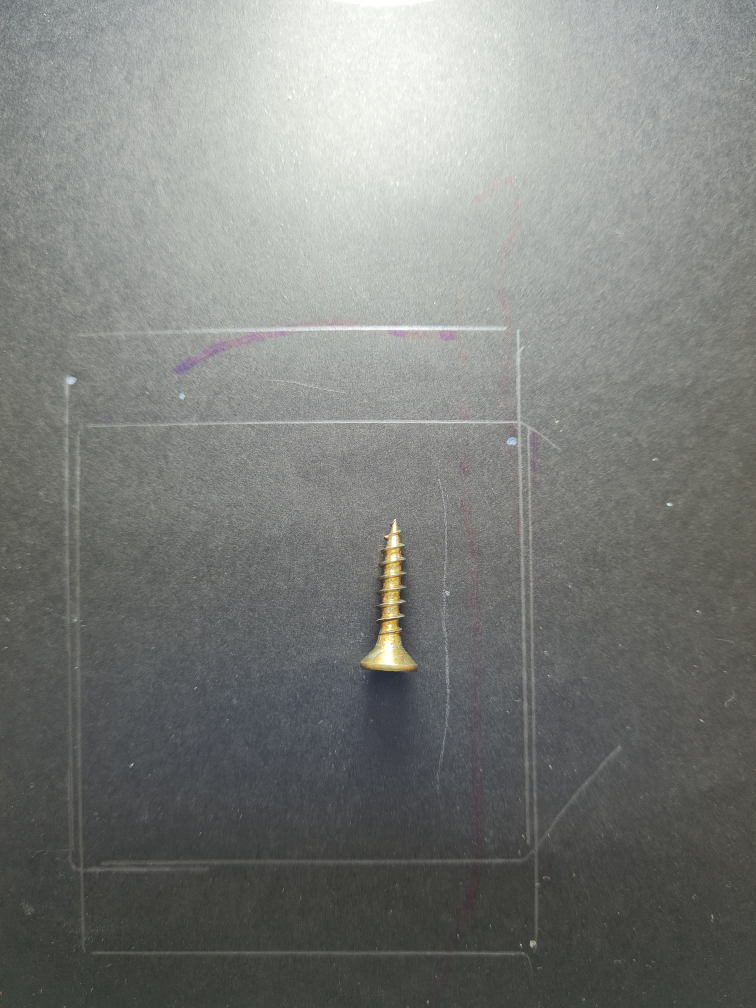
#> input picture Data Base/Evaluacion2.0/Foto1.jpg, 3024 x 4032 px (shown at 1/4 size)
$ python -i Medicion_prueba.py   (imports and definitions only)
#> lines starting #> are read from the running program, lines starting #| are printed output that depends on the picture; after the words box and inside, x2 and y2 are one past the last pixel; in counts of white or black regions, pixels touching at a corner belong together
from matplotlib import pyplot as plt
import numpy as np
import cv2

def calcular_longitud(image):

    # Llega la imagen ya procesada
    processed_image = image

    # Mostrar la imagen procesada
    plt.imshow(processed_image, cmap='gray')
    plt.title("Imagen Procesada")
    plt.show()

    # Aplicar el detector de bordes Canny
    edges = cv2.Canny(processed_image, 50, 150)
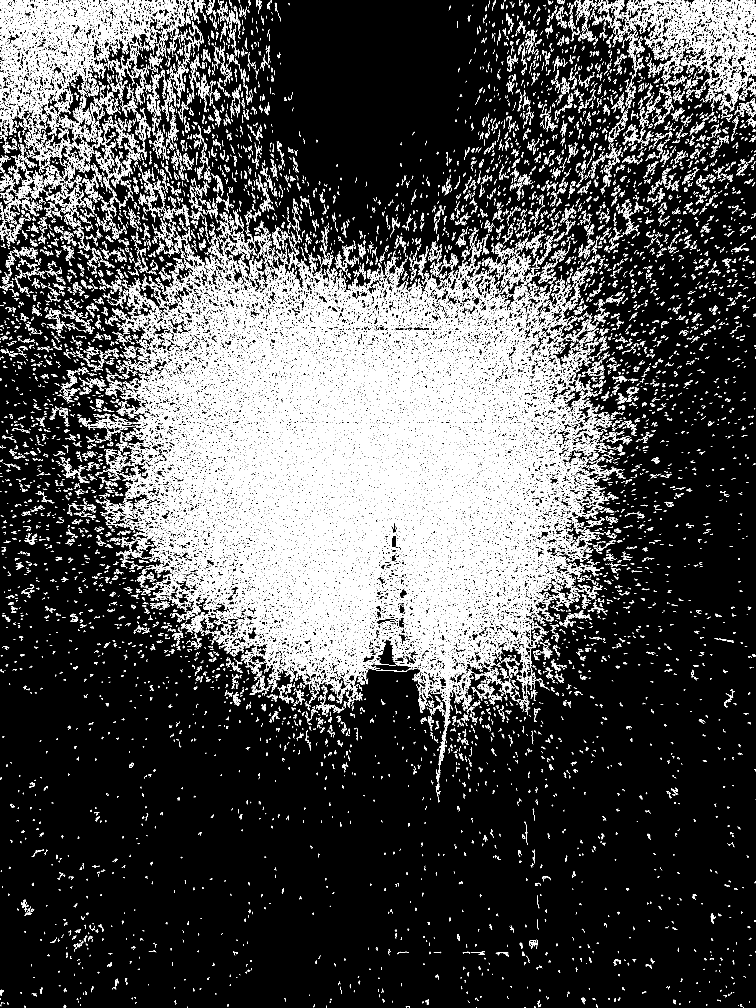
#> edges: shape (4032, 3024) (shown at 1/4 size); 11.8% white in thin lines or dots

    # Encontrar contornos
    contours, _ = cv2.findContours(edges, cv2.RETR_EXTERNAL, cv2.CHAIN_APPROX_SIMPLE)
#> contours = 31149 contours, 26590 with area under 20; largest, box (x1, y1, x2, y2) and area: (1691, 1635, 2076, 2075) 30986, (878, 1689, 1340, 2060) 30106, (1168, 2186, 1606, 2470) 13584, (1239, 1469, 1528, 1802) 11485, (794, 1478, 1111, 1845) 9150

    # Si no se encuentran contornos, retornar 0
    if not contours:
        return 0

    # Encontrar el contorno con el área más grande (asumiendo que es el clavo o tornillo)
    longest_contour = max(contours, key=cv2.contourArea)
#> longest_contour = contour of 17755 points, box (x1, y1, x2, y2) (1691, 1635, 2076, 2075), area 30986

    # Calcular el área del contorno
    area = cv2.contourArea(longest_contour)
#> area = 30986.5
    print(f"Área del contorno: {area}")
#| Área del contorno: 30986.5

    # Calcular el rectángulo delimitador del contorno
    x, y, w, h = cv2.boundingRect(longest_contour)
#> x = 1691; y = 1635; w = 385; h = 440
    print(f"Rectángulo delimitador: x = {x}, y = {y}, w = {w}, h = {h}")
#| Rectángulo delimitador: x = 1691, y = 1635, w = 385, h = 440

    # Dibujar el contorno y el rectángulo delimitador en la imagen de entrada
    output_image = cv2.cvtColor(processed_image, cv2.COLOR_GRAY2BGR)
    cv2.drawContours(output_image, [longest_contour], -1, (0, 255, 0), 2)
    cv2.rectangle(output_image, (x, y), (x + w, y + h), (255, 0, 0), 2)

    # Mostrar la imagen con contornos y rectángulo delimitador
    plt.imshow(cv2.cvtColor(output_image, cv2.COLOR_BGR2RGB))
    plt.title("Contorno y Rectángulo Delimitador")
    plt.show()
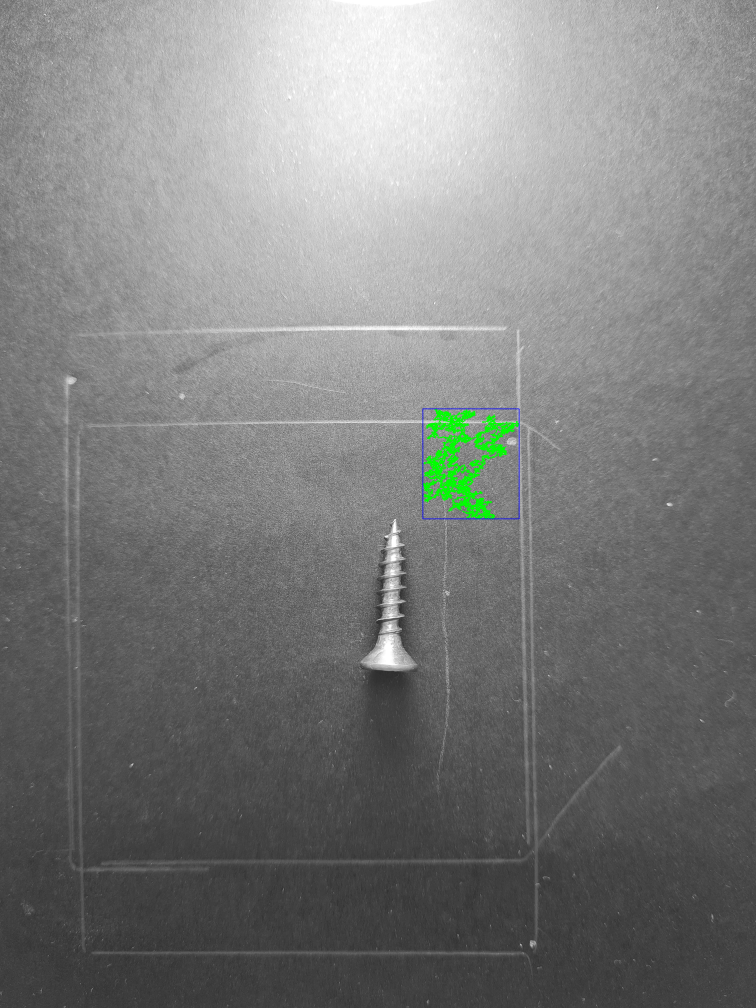
#> shown: shape (4032, 3024, 3) (shown at 1/4 size); mean R, G, B 124.3, 125.4, 124.4

    # La longitud del clavo o tornillo se asume como la dimensión más grande del rectángulo delimitador
    length = max(w, h)
#> length = 440
    # Longitud en pixeles
    return length

>>> import cv2
>>> picture = cv2.imread('Data Base/Evaluacion2.0/Foto1.jpg', cv2.IMREAD_GRAYSCALE)
>>> result = calcular_longitud(picture)
#> result = 440

$ run again, on Data Base/Evaluacion2.0/Foto11.jpg
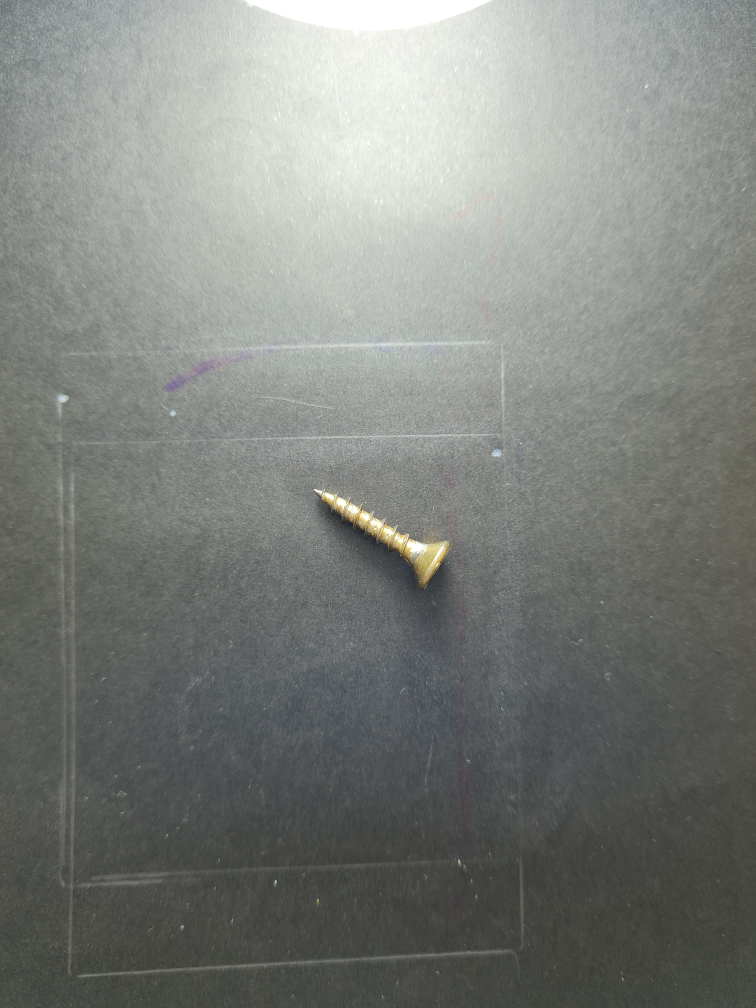
#> input picture Data Base/Evaluacion2.0/Foto11.jpg, 3024 x 4032 px (shown at 1/4 size)
#> in calcular_longitud, `edges = cv2.Canny(processed_image, 50, 150)`:
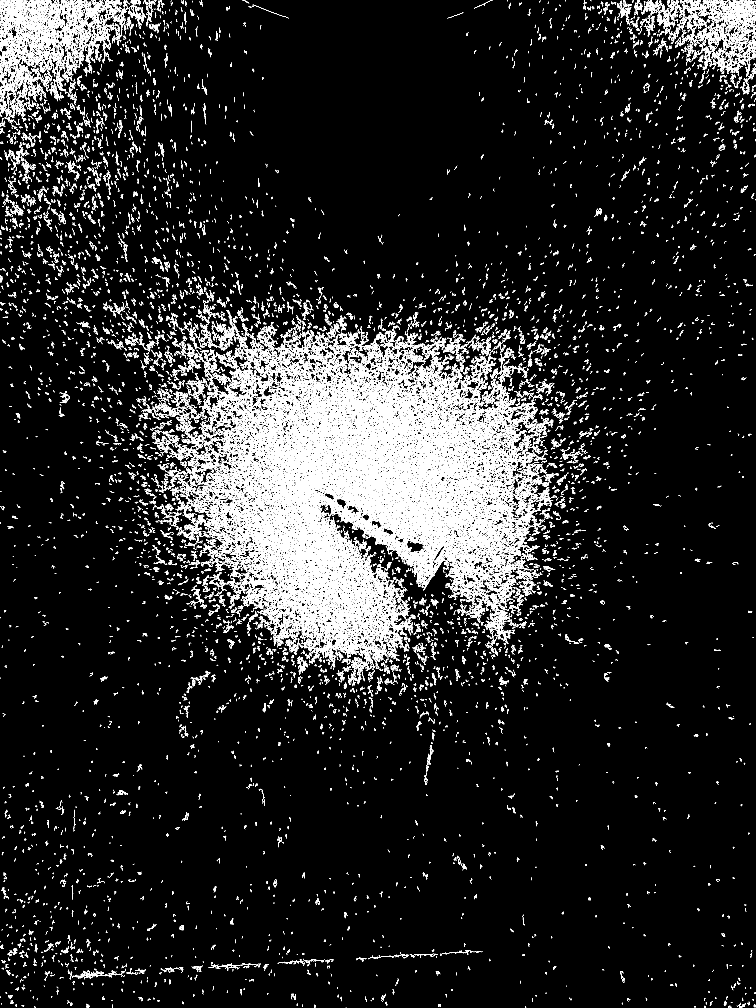
#> edges: shape (4032, 3024) (shown at 1/4 size); 6.1% white in thin lines or dots
#> contours = 15362 contours, 12813 with area under 20; largest, box (x1, y1, x2, y2) and area: (940, 1588, 1646, 2043) 38042, (1560, 1629, 1864, 1993) 20834, (1053, 1820, 1488, 2309) 12984, (1524, 1999, 1705, 2212) 7856, (1463, 1855, 1662, 2077) 4870
#> longest_contour = contour of 22316 points, box (x1, y1, x2, y2) (940, 1588, 1646, 2043), area 38042
#> area = 38042
#| Área del contorno: 38042.0
#> x = 940; y = 1588; w = 706; h = 455
#| Rectángulo delimitador: x = 940, y = 1588, w = 706, h = 455
#> in calcular_longitud, `plt.show()`:
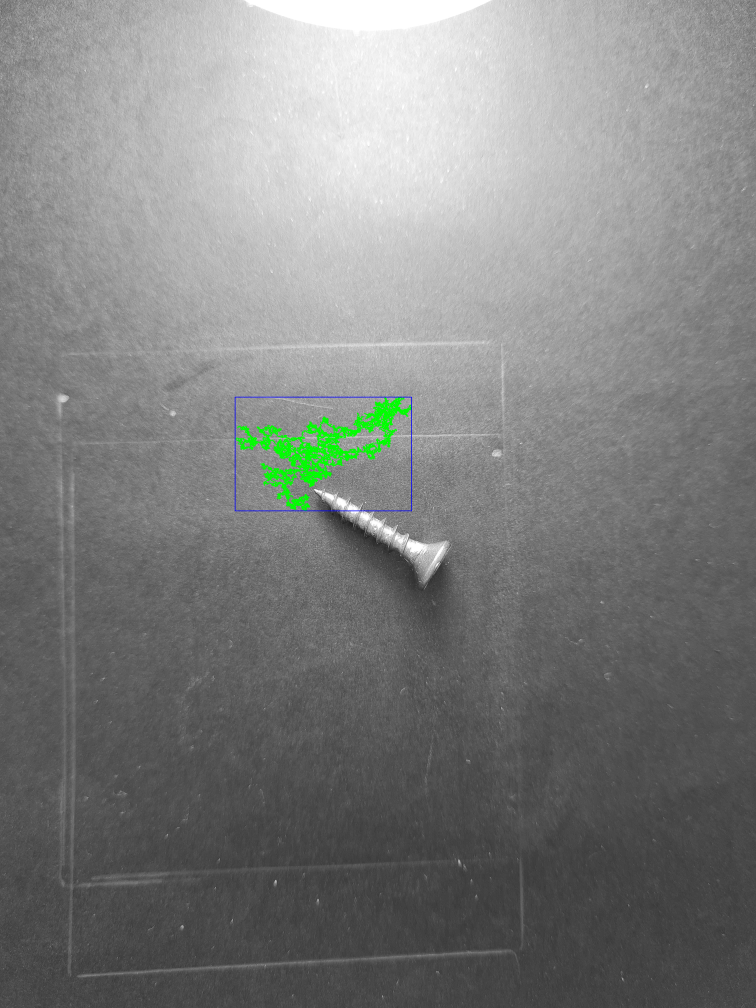
#> shown: shape (4032, 3024, 3) (shown at 1/4 size); mean R, G, B 126.7, 128.1, 126.8
#> length = 706
